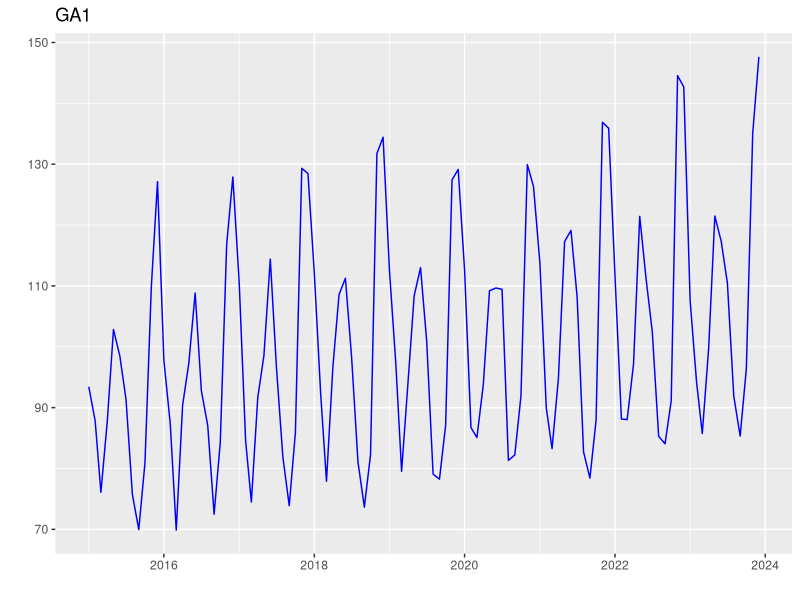
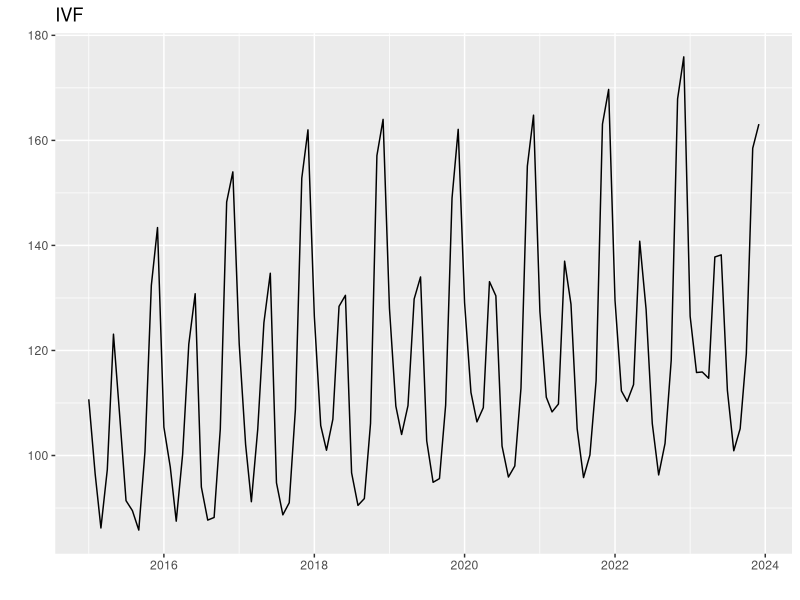
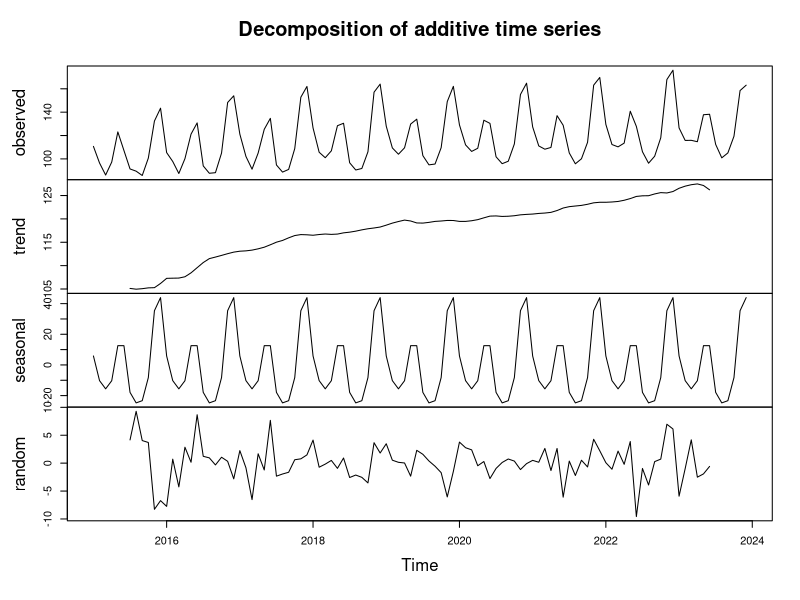
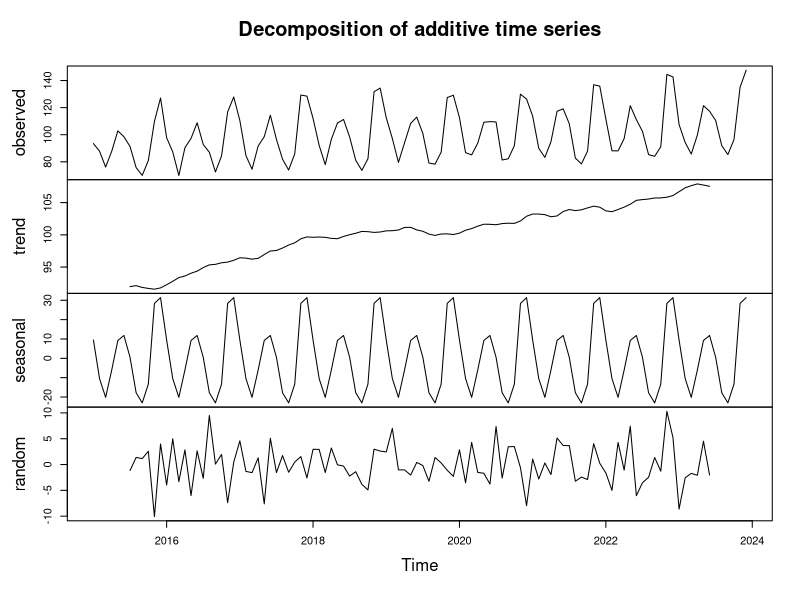
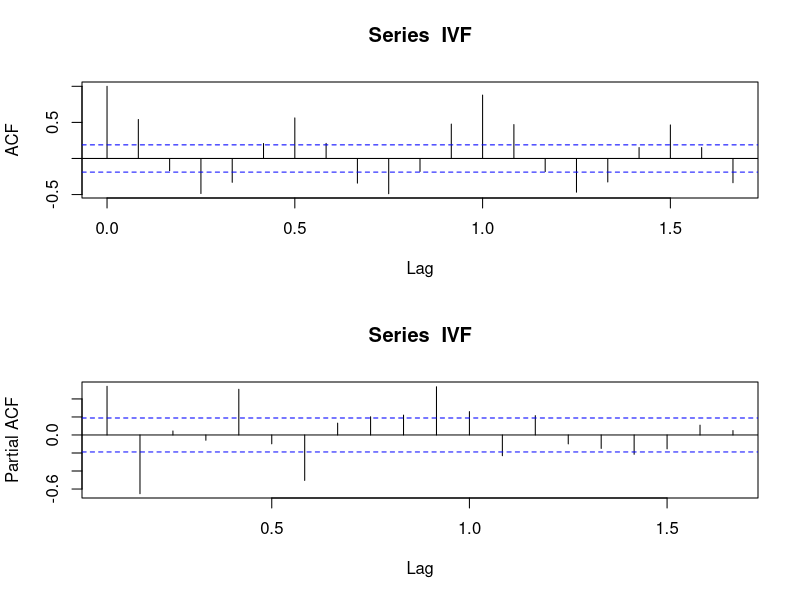
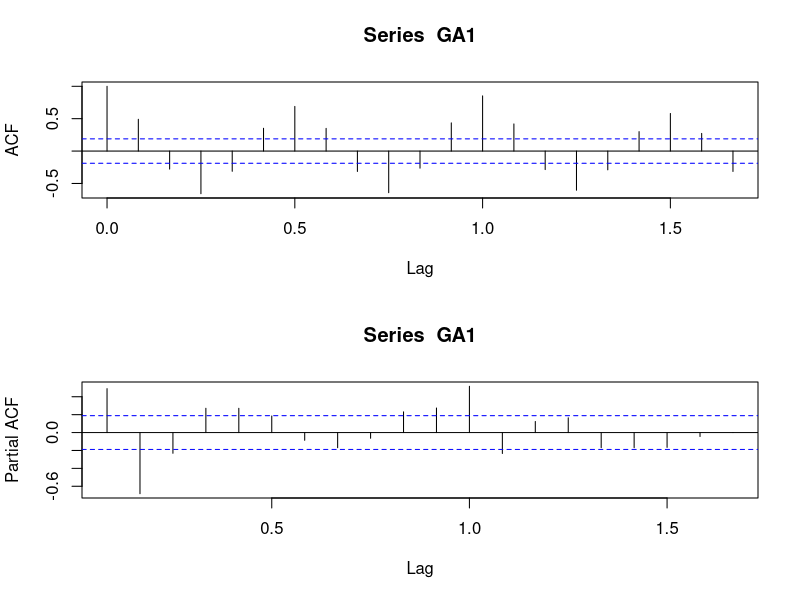

Reproduce these figures in R, in order.
library(tseries)
library(ggplot2)
library(ggfortify)

datosGA1 <- read.csv("./data/GA1.csv")
datosIVF <- read.csv("./data/IVF_SIAP.csv")

# intervalo de tiempo que comparten ene2015-dic2023
GA1 <- ts(datosGA1[265:372, 2], start = 2015, frequency = 12)
IVF <- ts(datosIVF[1:108, 2], start = 2015, frequency = 12)

# Visualizacion de GA1 y IVF entre ene2015-dic2023
png("./images/EDA/Serie_GA1.png")
par(mfrow = c(1,1))
autoplot(GA1, ts.colour = "blue") + ggtitle("GA1")
dev.off()

png("./images/EDA/Serie_IVF.png")
par(mfrow = c(1,1))
autoplot(IVF, ts.colour = "black") + ggtitle("IVF")
dev.off()

# Descomposicion aditiva de las series de tiempo
png("./images/EDA/Decomp_IVF.png")
plot(decompose(IVF))
dev.off()

png("./images/EDA/Decomp_GA1.png")
plot(decompose(GA1))
dev.off()

# Graficas ACF Y PCF de series originales+
png("./images/EDA/ACF_PACF_IVF.png")
par(mfrow = c(2, 1))
acf(IVF)
pacf(IVF)
dev.off()

png("./images/EDA/ACF_PACF_GA1.png")
par(mfrow = c(2, 1))
acf(GA1)
pacf(GA1)
dev.off()
